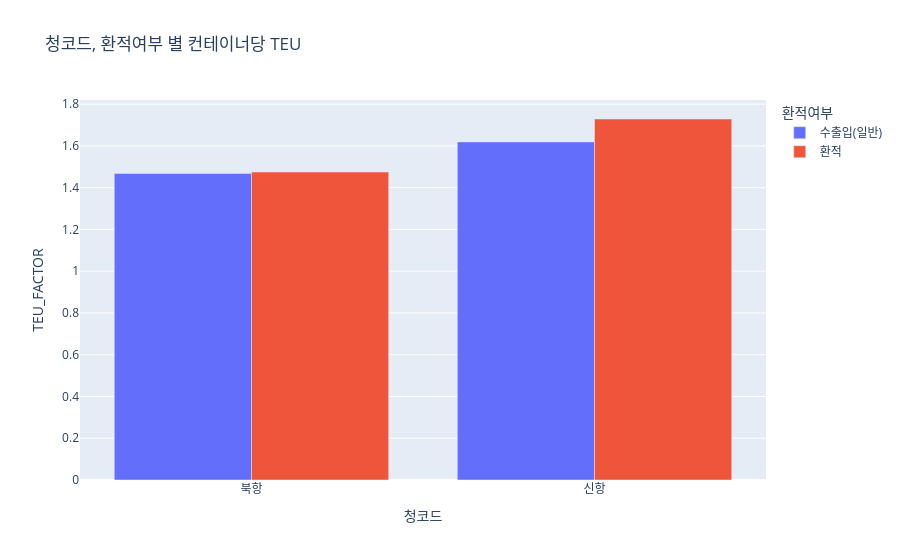

The notebook cell saved with this chart:
### Code cell
fig = px.bar(grp_plot, x='청코드', y='TEU_FACTOR',color='환적여부', barmode='group', title='청코드, 환적여부 별 컨테이너당 TEU')
fig.show()

### Figure 1 — Plotly figure (JSON) as saved in the notebook; plotly's stock layout.template omitted (floating-point values rounded to 4 significant figures)
{"data": [{"alignmentgroup": "True", "hovertemplate": "환적여부=수출입(일반)<br>청코드=%{x}<br>TEU_FACTOR=%{y}<extra></extra>", "legendgroup": "수출입(일반)", "marker": {"color": "#636efa", "pattern": {"shape": ""}}, "name": "수출입(일반)", "offsetgroup": "수출입(일반)", "orientation": "v", "showlegend": true, "textposition": "auto", "x": ["북항", "신항"], "xaxis": "x", "y": [1.468, 1.619], "yaxis": "y", "type": "bar"}, {"alignmentgroup": "True", "hovertemplate": "환적여부=환적<br>청코드=%{x}<br>TEU_FACTOR=%{y}<extra></extra>", "legendgroup": "환적", "marker": {"color": "#EF553B", "pattern": {"shape": ""}}, "name": "환적", "offsetgroup": "환적", "orientation": "v", "showlegend": true, "textposition": "auto", "x": ["북항", "신항"], "xaxis": "x", "y": [1.475, 1.729], "yaxis": "y", "type": "bar"}], "layout": {"xaxis": {"anchor": "y", "domain": [0.0, 1.0], "title": {"text": "청코드"}}, "yaxis": {"anchor": "x", "domain": [0.0, 1.0], "title": {"text": "TEU_FACTOR"}}, "legend": {"title": {"text": "환적여부"}, "tracegroupgap": 0}, "title": {"text": "청코드, 환적여부 별 컨테이너당 TEU"}, "barmode": "group"}}
